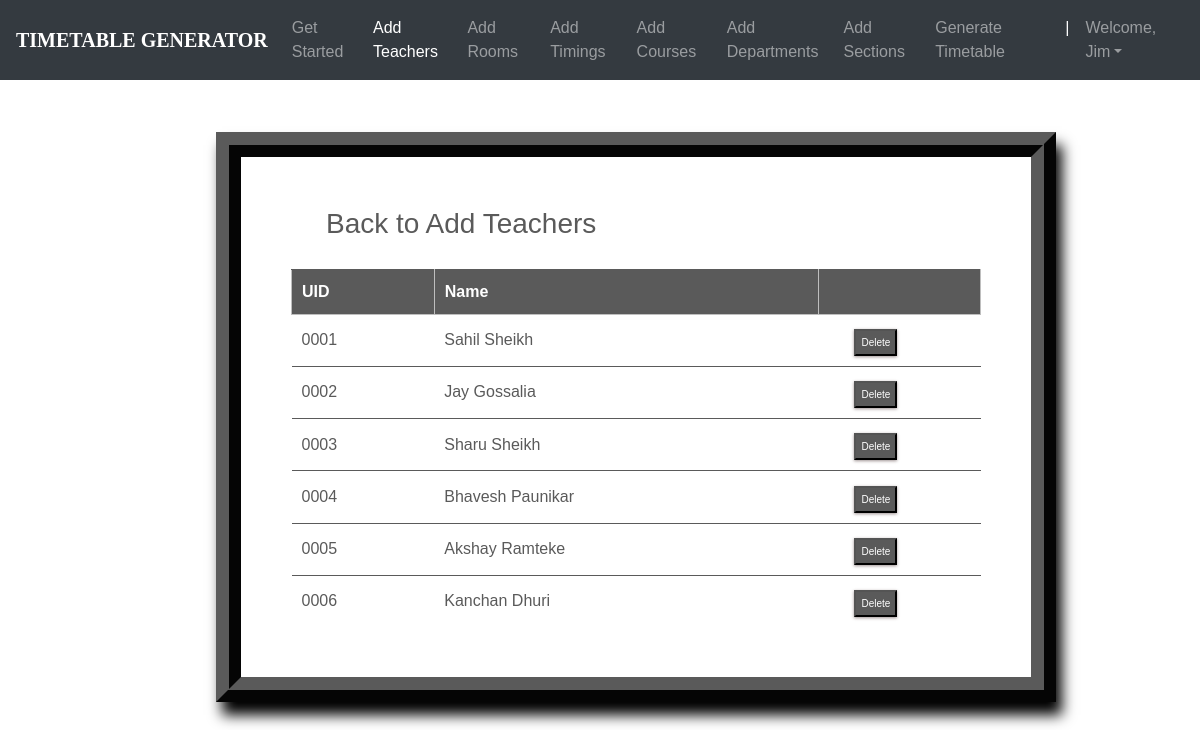
/teachers_list/ (signed in), run on the app's committed database.
### ttgen/models.py (models this page shows, shortened)
class Instructor(models.Model):
    uid = models.CharField(max_length=6)
    name = models.CharField(max_length=25)

### ttgen/views.py (the view)
# urls.py: path('teachers_list/', views.inst_list_view , name='editinstructor'),
@login_required
def inst_list_view(request):
    context = {
        'instructors': Instructor.objects.all()
    }
    return render(request, 'inslist.html', context)

### templates/inslist.html (shortened to what this page needs)
<!DOCTYPE html>
<html lang="en">
<head>
	<link rel="stylesheet" href="https://maxcdn.bootstrapcdn.com/bootstrap/4.0.0/css/bootstrap.min.css">
    <link rel="stylesheet" type="text/css" href="static/css/index.css">
</head>
<body>
        <header>
			<nav class="navbar navbar-expand-md navbar-dark fixed-top bg-dark">
                <a class="navbar-brand" href="#"><b>TIMETABLE GENERATOR</b></a>
                <div class="collapse navbar-collapse" id="navbarCollapse">
                    <ul class="navbar-nav ml-auto">
                    <li class="nav-item">
                        <a class="nav-link" href="{% url 'admindash' %}">Get Started</a>
                    </li>
                    <li class="nav-item active">
                        <a class="nav-link" href="{% url 'addInstructors' %}">Add Teachers</a>
                    </li>
                    <li class="nav-item">
                        <a class="nav-link" href="{% url 'addRooms' %}">Add Rooms</a>
                    </li>
                    <li class="nav-item">
		                <a class="nav-link" href="{% url 'addTimings' %}">Add Timings</a>
		            </li>
                    <li class="nav-item">
                        <a class="nav-link" href="{% url 'addCourses' %}">Add Courses</a>
                    </li>
                    <li class="nav-item">
			            <a class="nav-link" href="{% url 'addDepts' %}">Add Departments</a>
		            </li>
                    <li class="nav-item">
			            <a class="nav-link" href="{% url 'addSections' %}">Add Sections</a>
		            </li>
                    <li class="nav-item">
			            <a class="nav-link" href="{% url 'generate' %}">Generate Timetable</a>
		            </li>
                    <li class="nav-item active">
			            <a class="nav-link">|</a>
		            </li>
                    <li class="nav-item dropdown">
		                <a class="nav-link dropdown-toggle" href="#" id="dropdown03" data-toggle="dropdown" aria-haspopup="true" aria-expanded="false">Welcome, {{ user.first_name }}</a>
		            </li>
                    </ul>
                </div>
            </nav>
        </header><br><br>
        {% block content %}
        {% load static %}
<fieldset class="fieldset">
    <a href="{% url 'addInstructors'%}"><h1 class="tablink" onclick="openPage('new')" id="defaultOpen">Back to Add Teachers</h1></a>
    <div class="tabcontent" id="edit">
        <table class="table1">
            <thead>
            <tr class="table-headers">
            <th>UID</th>
            <th>Name</th>
            <th  class="empty"></th>
            </tr>
            </thead>
            <tbody>
            {% for inst in instructors %}
            <tr>
             <td>{{inst.uid}}</td>
             <td>{{inst.name}}</td>
             <td class="empty">
                <form action="{% url 'deleteinstructor' inst.id %}" method="post">
                        <input type="submit" value="Delete" class="cross">
                </form>
             </td>
             </tr>
            {% endfor %}
            </tbody>
        </table>
    </div>
</fieldset>
{% endblock %}

### static/css/index.css (style rules this page uses)
body { padding-top: 3rem; padding-bottom: 3rem; color: #5a5a5a; font-family: 'Poppins', sans-serif; overflow-x: hidden; }
nav { font-family: sans-serif; }
.navbar-brand { font-size: 20px; font-family: Georgia, 'Times New Roman', Times, serif; }

### templates/inslist.html (style rules this page uses)
nav { font-family: sans-serif; }
.navbar-brand { font-size: 20px; font-family: Georgia, 'Times New Roman', Times, serif; }
* { margin: 0; padding: 0; box-sizing: border-box; }
html { scroll-behavior: smooth; }
a { text-decoration:none; }
form { margin-top: 3%; margin-left: 18%; margin-right: 12%; }
fieldset h1 { color: #5a5a5a; padding-bottom: 20px; margin-left: 35px; display: inline-block; cursor: pointer; font-size: 28px; }
fieldset input { padding:8px; color: #938c8c }
.table2 td, th { border: 1px solid rgb(190,190,190); padding: 10px 20px; }
.table1 { width: 100%; border-collapse: collapse; text-align: left; overflow: hidden; }
.table1 td, th { border-top: 1px solid #5a5a5a; padding: 10px; }
.table1 th { background-color: #5a5a5a; color: #fff; }
.cross { font-size:10px; box-shadow: 0px 1px 3px 0px #9e9292; padding: 4px 5px; color: #fff; background-color: #5a5a5a; cursor: pointer; }
.fieldset { margin-top: 3%; margin-left: 18%; margin-right: 12%; padding: 50px; border-width: 25px; border-style: ridge; border-color: #5a5a5a; box-shadow: 6px 13px 13px 0px black; background-color: #fff; }

### data on the page
Instructor: uid "0001", name "Sahil Sheikh"
Instructor: uid "0002", name "Jay Gossalia"
Instructor: uid "0003", name "Sharu Sheikh"
Instructor: uid "0004", name "Bhavesh Paunikar"
Instructor: uid "0005", name "Akshay Ramteke"
Instructor: uid "0006", name "Kanchan Dhuri"

### other printed values
{{ user.first_name }} "Jim"
